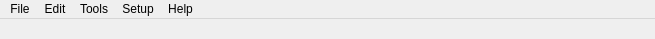
<?xml version="1.0" encoding="UTF-8"?>
<ui version="4.0">
 <class>LeapProjectWindow</class>
 <widget class="QMainWindow" name="LeapProjectWindow">
  <property name="geometry">
   <rect>
    <x>0</x>
    <y>0</y>
    <width>655</width>
    <height>39</height>
   </rect>
  </property>
  <property name="font">
   <font>
    <pointsize>9</pointsize>
   </font>
  </property>
  <property name="windowTitle">
   <string>LeapProjectWindow</string>
  </property>
  <property name="windowIcon">
   <iconset>
    <normaloff>:/images/NemesisCore/MainIcon.png</normaloff>:/images/NemesisCore/MainIcon.png</iconset>
  </property>
  <property name="dockNestingEnabled">
   <bool>true</bool>
  </property>
  <property name="dockOptions">
   <set>QMainWindow::AllowNestedDocks|QMainWindow::AllowTabbedDocks|QMainWindow::AnimatedDocks</set>
  </property>
  <widget class="QWidget" name="centralwidget"/>
  <widget class="QMenuBar" name="menuBar">
   <property name="geometry">
    <rect>
     <x>0</x>
     <y>0</y>
     <width>655</width>
     <height>23</height>
    </rect>
   </property>
   <widget class="QMenu" name="menuFile">
    <property name="title">
     <string>File</string>
    </property>
    <widget class="QMenu" name="menuOpenRecent">
     <property name="title">
      <string>Open Recent</string>
     </property>
     <addaction name="actionEmptyRecentList"/>
    </widget>
    <addaction name="actionNewMolecule"/>
    <addaction name="actionNewProject"/>
    <addaction name="separator"/>
    <addaction name="actionOpen"/>
    <addaction name="menuOpenRecent"/>
    <addaction name="separator"/>
    <addaction name="actionSave"/>
    <addaction name="actionSaveAs"/>
    <addaction name="actionSaveAll"/>
    <addaction name="separator"/>
    <addaction name="actionClose"/>
    <addaction name="actionCloseAll"/>
    <addaction name="separator"/>
    <addaction name="actionProjectInfo"/>
    <addaction name="separator"/>
    <addaction name="actionQuit"/>
   </widget>
   <widget class="QMenu" name="menuHelp">
    <property name="title">
     <string>Help</string>
    </property>
    <addaction name="actionNemesisHelp"/>
    <addaction name="separator"/>
    <addaction name="actionAboutNemesis"/>
    <addaction name="actionAboutQt"/>
   </widget>
   <widget class="QMenu" name="menuEdit">
    <property name="title">
     <string>Edit</string>
    </property>
    <addaction name="actionUndo"/>
    <addaction name="actionRedo"/>
   </widget>
   <widget class="QMenu" name="menuSetup">
    <property name="title">
     <string>Setup</string>
    </property>
    <widget class="QMenu" name="menuToolBars">
     <property name="title">
      <string>Toolbars</string>
     </property>
     <addaction name="actionToolbarsConfig"/>
    </widget>
    <addaction name="menuToolBars"/>
    <addaction name="actionSaveLayout"/>
   </widget>
   <widget class="QMenu" name="menuTools">
    <property name="title">
     <string>Tools</string>
    </property>
    <addaction name="actionErrorConsoleWP"/>
    <addaction name="actionPluginDatabaseWP"/>
    <addaction name="actionJavascriptConsoleWP"/>
   </widget>
   <addaction name="menuFile"/>
   <addaction name="menuEdit"/>
   <addaction name="menuTools"/>
   <addaction name="menuSetup"/>
   <addaction name="menuHelp"/>
  </widget>
  <action name="actionNewMolecule">
   <property name="icon">
    <iconset>
     <normaloff>:/images/NemesisCore/window/LeapProjectWindow/file/filenew.png</normaloff>:/images/NemesisCore/window/LeapProjectWindow/file/filenew.png</iconset>
   </property>
   <property name="text">
    <string>New Structure</string>
   </property>
   <property name="shortcut">
    <string>Ctrl+N</string>
   </property>
  </action>
  <action name="actionOpen">
   <property name="enabled">
    <bool>true</bool>
   </property>
   <property name="icon">
    <iconset>
     <normaloff>:/images/NemesisCore/window/LeapProjectWindow/file/fileopen.png</normaloff>:/images/NemesisCore/window/LeapProjectWindow/file/fileopen.png</iconset>
   </property>
   <property name="text">
    <string>Open ...</string>
   </property>
  </action>
  <action name="actionSave">
   <property name="enabled">
    <bool>true</bool>
   </property>
   <property name="icon">
    <iconset>
     <normaloff>:/images/NemesisCore/window/LeapProjectWindow/file/filesave.png</normaloff>:/images/NemesisCore/window/LeapProjectWindow/file/filesave.png</iconset>
   </property>
   <property name="text">
    <string>Save</string>
   </property>
  </action>
  <action name="actionQuit">
   <property name="icon">
    <iconset>
     <normaloff>:/images/NemesisCore/window/LeapProjectWindow/file/exit.png</normaloff>:/images/NemesisCore/window/LeapProjectWindow/file/exit.png</iconset>
   </property>
   <property name="text">
    <string>Quit</string>
   </property>
   <property name="whatsThis">
    <string comment="Click to quit window"/>
   </property>
   <property name="shortcut">
    <string>Ctrl+Q</string>
   </property>
  </action>
  <action name="actionAboutNemesis">
   <property name="icon">
    <iconset>
     <normaloff>:/images/NemesisCore/window/LeapProjectWindow/help/about_nemesis.png</normaloff>:/images/NemesisCore/window/LeapProjectWindow/help/about_nemesis.png</iconset>
   </property>
   <property name="text">
    <string>About Nemesis</string>
   </property>
  </action>
  <action name="actionNewProject">
   <property name="icon">
    <iconset>
     <normaloff>:/images/NemesisCore/window/LeapProjectWindow/file/projectnew.png</normaloff>:/images/NemesisCore/window/LeapProjectWindow/file/projectnew.png</iconset>
   </property>
   <property name="text">
    <string>New Project ...</string>
   </property>
  </action>
  <action name="actionSaveAs">
   <property name="enabled">
    <bool>true</bool>
   </property>
   <property name="icon">
    <iconset>
     <normaloff>:/images/NemesisCore/window/LeapProjectWindow/file/filesaveas.png</normaloff>:/images/NemesisCore/window/LeapProjectWindow/file/filesaveas.png</iconset>
   </property>
   <property name="text">
    <string>Save as ...</string>
   </property>
  </action>
  <action name="actionSaveAll">
   <property name="enabled">
    <bool>true</bool>
   </property>
   <property name="icon">
    <iconset>
     <normaloff>:/images/NemesisCore/window/LeapProjectWindow/file/save_all.png</normaloff>:/images/NemesisCore/window/LeapProjectWindow/file/save_all.png</iconset>
   </property>
   <property name="text">
    <string>Save all</string>
   </property>
  </action>
  <action name="actionClose">
   <property name="enabled">
    <bool>true</bool>
   </property>
   <property name="icon">
    <iconset>
     <normaloff>:/images/NemesisCore/window/LeapProjectWindow/file/fileclose.png</normaloff>:/images/NemesisCore/window/LeapProjectWindow/file/fileclose.png</iconset>
   </property>
   <property name="text">
    <string>Close</string>
   </property>
  </action>
  <action name="actionCloseAll">
   <property name="enabled">
    <bool>true</bool>
   </property>
   <property name="icon">
    <iconset>
     <normaloff>:/images/NemesisCore/window/LeapProjectWindow/file/fileclose_all.png</normaloff>:/images/NemesisCore/window/LeapProjectWindow/file/fileclose_all.png</iconset>
   </property>
   <property name="text">
    <string>Close all</string>
   </property>
  </action>
  <action name="actionUndo">
   <property name="enabled">
    <bool>true</bool>
   </property>
   <property name="icon">
    <iconset>
     <normaloff>:/images/NemesisCore/window/LeapProjectWindow/edit/undo.png</normaloff>:/images/NemesisCore/window/LeapProjectWindow/edit/undo.png</iconset>
   </property>
   <property name="text">
    <string>Undo</string>
   </property>
  </action>
  <action name="actionRedo">
   <property name="enabled">
    <bool>true</bool>
   </property>
   <property name="icon">
    <iconset>
     <normaloff>:/images/NemesisCore/window/LeapProjectWindow/edit/redo.png</normaloff>:/images/NemesisCore/window/LeapProjectWindow/edit/redo.png</iconset>
   </property>
   <property name="text">
    <string>Redo</string>
   </property>
  </action>
  <action name="actionNemesisHelp">
   <property name="enabled">
    <bool>true</bool>
   </property>
   <property name="icon">
    <iconset>
     <normaloff>:/images/NemesisCore/window/LeapProjectWindow/help/help.png</normaloff>:/images/NemesisCore/window/LeapProjectWindow/help/help.png</iconset>
   </property>
   <property name="text">
    <string>Nemesis help ...</string>
   </property>
  </action>
  <action name="actionProjectInfo">
   <property name="enabled">
    <bool>true</bool>
   </property>
   <property name="icon">
    <iconset>
     <normaloff>:/images/NemesisCore/window/LeapProjectWindow/projects/info.png</normaloff>:/images/NemesisCore/window/LeapProjectWindow/projects/info.png</iconset>
   </property>
   <property name="text">
    <string>Project Info</string>
   </property>
  </action>
  <action name="actionErrorConsoleWP">
   <property name="checkable">
    <bool>true</bool>
   </property>
   <property name="icon">
    <iconset>
     <normaloff>:/images/NemesisCore/window/LeapProjectWindow/tools/error.png</normaloff>:/images/NemesisCore/window/LeapProjectWindow/tools/error.png</iconset>
   </property>
   <property name="text">
    <string>Error Console</string>
   </property>
  </action>
  <action name="actionPluginDatabaseWP">
   <property name="checkable">
    <bool>true</bool>
   </property>
   <property name="icon">
    <iconset>
     <normaloff>:/images/NemesisCore/window/LeapProjectWindow/tools/plugins.png</normaloff>:/images/NemesisCore/window/LeapProjectWindow/tools/plugins.png</iconset>
   </property>
   <property name="text">
    <string>Plugin Database</string>
   </property>
  </action>
  <action name="actionUnitSetup">
   <property name="icon">
    <iconset>
     <normaloff>:/images/NemesisCore/window/LeapProjectWindow/setup/quantity_setup.png</normaloff>:/images/NemesisCore/window/LeapProjectWindow/setup/quantity_setup.png</iconset>
   </property>
   <property name="text">
    <string>Quantity Unit Preferences</string>
   </property>
  </action>
  <action name="actionGraphicsSetup">
   <property name="icon">
    <iconset>
     <normaloff>:/images/NemesisCore/window/LeapProjectWindow/setup/graphics_setup.png</normaloff>:/images/NemesisCore/window/LeapProjectWindow/setup/graphics_setup.png</iconset>
   </property>
   <property name="text">
    <string>Graphics Preferences</string>
   </property>
  </action>
  <action name="actionBuildWP1">
   <property name="checkable">
    <bool>true</bool>
   </property>
   <property name="icon">
    <iconset>
     <normaloff>:/images/NemesisCore/window/LeapProjectWindow/tools/build.png</normaloff>:/images/NemesisCore/window/LeapProjectWindow/tools/build.png</iconset>
   </property>
   <property name="text">
    <string>Build Structure</string>
   </property>
  </action>
  <action name="actionGeometryWP1">
   <property name="checkable">
    <bool>true</bool>
   </property>
   <property name="icon">
    <iconset>
     <normaloff>:/images/NemesisCore/window/LeapProjectWindow/tools/geom_measure.png</normaloff>:/images/NemesisCore/window/LeapProjectWindow/tools/geom_measure.png</iconset>
   </property>
   <property name="text">
    <string>Geometry Measurements</string>
   </property>
  </action>
  <action name="actionObjectInspectorWP">
   <property name="checkable">
    <bool>true</bool>
   </property>
   <property name="icon">
    <iconset>
     <normaloff>:/images/NemesisCore/window/LeapProjectWindow/tools/object_insp.png</normaloff>:/images/NemesisCore/window/LeapProjectWindow/tools/object_insp.png</iconset>
   </property>
   <property name="text">
    <string>Object Inspector</string>
   </property>
  </action>
  <action name="actionPeriodicTableWP">
   <property name="checkable">
    <bool>true</bool>
   </property>
   <property name="icon">
    <iconset>
     <normaloff>:/images/NemesisCore/window/LeapProjectWindow/tools/periodic_table.png</normaloff>:/images/NemesisCore/window/LeapProjectWindow/tools/periodic_table.png</iconset>
   </property>
   <property name="text">
    <string>Periodic Table</string>
   </property>
  </action>
  <action name="actionAboutQt">
   <property name="icon">
    <iconset>
     <normaloff>:/images/NemesisCore/window/LeapProjectWindow/help/about_qt.png</normaloff>:/images/NemesisCore/window/LeapProjectWindow/help/about_qt.png</iconset>
   </property>
   <property name="text">
    <string>About Qt</string>
   </property>
  </action>
  <action name="actionGlobalSetup">
   <property name="icon">
    <iconset>
     <normaloff>:/images/NemesisCore/window/LeapProjectWindow/setup/global_setup.png</normaloff>:/images/NemesisCore/window/LeapProjectWindow/setup/global_setup.png</iconset>
   </property>
   <property name="text">
    <string>Global Preferences</string>
   </property>
  </action>
  <action name="actionCutStructure">
   <property name="enabled">
    <bool>true</bool>
   </property>
   <property name="icon">
    <iconset>
     <normaloff>:/images/NemesisCore/window/LeapProjectWindow/edit/editcut.png</normaloff>:/images/NemesisCore/window/LeapProjectWindow/edit/editcut.png</iconset>
   </property>
   <property name="text">
    <string>Cut Structure</string>
   </property>
  </action>
  <action name="actionPasteStructure">
   <property name="enabled">
    <bool>true</bool>
   </property>
   <property name="icon">
    <iconset>
     <normaloff>:/images/NemesisCore/window/LeapProjectWindow/edit/editpaste.png</normaloff>:/images/NemesisCore/window/LeapProjectWindow/edit/editpaste.png</iconset>
   </property>
   <property name="text">
    <string>Paste Structure</string>
   </property>
  </action>
  <action name="actionDeleteStructure">
   <property name="enabled">
    <bool>true</bool>
   </property>
   <property name="icon">
    <iconset>
     <normaloff>:/images/NemesisCore/window/LeapProjectWindow/edit/edittrash.png</normaloff>:/images/NemesisCore/window/LeapProjectWindow/edit/edittrash.png</iconset>
   </property>
   <property name="text">
    <string>Delete Structure</string>
   </property>
  </action>
  <action name="actionAutofitScene">
   <property name="icon">
    <iconset>
     <normaloff>:/images/NemesisCore/window/LeapProjectWindow/graphics/autofit_scene.png</normaloff>:/images/NemesisCore/window/LeapProjectWindow/graphics/autofit_scene.png</iconset>
   </property>
   <property name="text">
    <string>Autofit Scene</string>
   </property>
  </action>
  <action name="actionColorSetup">
   <property name="icon">
    <iconset>
     <normaloff>:/images/NemesisCore/window/LeapProjectWindow/setup/color_setup.png</normaloff>:/images/NemesisCore/window/LeapProjectWindow/setup/color_setup.png</iconset>
   </property>
   <property name="text">
    <string>Color Preferences</string>
   </property>
  </action>
  <action name="actionCopyStructure">
   <property name="enabled">
    <bool>true</bool>
   </property>
   <property name="icon">
    <iconset>
     <normaloff>:/images/NemesisCore/window/LeapProjectWindow/edit/editcopy.png</normaloff>:/images/NemesisCore/window/LeapProjectWindow/edit/editcopy.png</iconset>
   </property>
   <property name="text">
    <string>Copy Structure</string>
   </property>
  </action>
  <action name="actionBuildWP2">
   <property name="checkable">
    <bool>true</bool>
   </property>
   <property name="icon">
    <iconset>
     <normaloff>:/images/NemesisCore/window/LeapProjectWindow/tools/build.png</normaloff>:/images/NemesisCore/window/LeapProjectWindow/tools/build.png</iconset>
   </property>
   <property name="text">
    <string>Build structure</string>
   </property>
  </action>
  <action name="actionAddHydrogens">
   <property name="text">
    <string>Add Hydrogens</string>
   </property>
  </action>
  <action name="actionRemoveHydrogens">
   <property name="text">
    <string>Remove Hydrogens</string>
   </property>
  </action>
  <action name="actionGeometryWP2">
   <property name="checkable">
    <bool>true</bool>
   </property>
   <property name="icon">
    <iconset>
     <normaloff>:/images/NemesisCore/window/LeapProjectWindow/tools/geom_measure.png</normaloff>:/images/NemesisCore/window/LeapProjectWindow/tools/geom_measure.png</iconset>
   </property>
   <property name="text">
    <string>Measure</string>
   </property>
  </action>
  <action name="actionOptimize">
   <property name="enabled">
    <bool>true</bool>
   </property>
   <property name="text">
    <string>Optimize</string>
   </property>
  </action>
  <action name="actionAlignPrincipalAxes">
   <property name="enabled">
    <bool>true</bool>
   </property>
   <property name="text">
    <string>Align Principal Axes</string>
   </property>
  </action>
  <action name="actionActiveProfileInfo">
   <property name="text">
    <string>Active Profile Info</string>
   </property>
  </action>
  <action name="actionJobListWP">
   <property name="checkable">
    <bool>true</bool>
   </property>
   <property name="text">
    <string>Job List</string>
   </property>
  </action>
  <action name="actionSaveLayout">
   <property name="text">
    <string>Save Layout</string>
   </property>
  </action>
  <action name="actionToolbarsConfig">
   <property name="text">
    <string>Toolbars Config</string>
   </property>
  </action>
  <action name="actionEmptyRecentList">
   <property name="text">
    <string>Clear list</string>
   </property>
  </action>
  <action name="actionSelectMode">
   <property name="checkable">
    <bool>true</bool>
   </property>
   <property name="text">
    <string>Select Mode</string>
   </property>
  </action>
  <action name="actionRotateMode">
   <property name="checkable">
    <bool>true</bool>
   </property>
   <property name="text">
    <string>Rotate Mode</string>
   </property>
  </action>
  <action name="actionTranslateMode">
   <property name="checkable">
    <bool>true</bool>
   </property>
   <property name="text">
    <string>Translate Mode</string>
   </property>
  </action>
  <action name="actionSRTMode">
   <property name="checkable">
    <bool>true</bool>
   </property>
   <property name="text">
    <string>SRT Mode</string>
   </property>
  </action>
  <action name="actionObjectManipulation">
   <property name="checkable">
    <bool>true</bool>
   </property>
   <property name="text">
    <string>Object Manipulation</string>
   </property>
  </action>
  <action name="actionDirManipulation">
   <property name="checkable">
    <bool>true</bool>
   </property>
   <property name="text">
    <string>Direction Manipulation</string>
   </property>
  </action>
  <action name="actionMoleculeManipulation">
   <property name="checkable">
    <bool>true</bool>
   </property>
   <property name="text">
    <string>Structure Manipulation</string>
   </property>
  </action>
  <action name="actionCOMToOrigin">
   <property name="text">
    <string>COM to origin</string>
   </property>
  </action>
  <action name="actionCOGToOrigin">
   <property name="text">
    <string>COG to origin</string>
   </property>
  </action>
  <action name="actionMirrorInXYPlane">
   <property name="text">
    <string>XY plane</string>
   </property>
  </action>
  <action name="actionMirrorInXZPlane">
   <property name="text">
    <string>XZ plane</string>
   </property>
  </action>
  <action name="actionMirrorInYZPlane">
   <property name="enabled">
    <bool>false</bool>
   </property>
   <property name="text">
    <string>YZ plane</string>
   </property>
  </action>
  <action name="actionLockTopology">
   <property name="checkable">
    <bool>true</bool>
   </property>
   <property name="text">
    <string>Topology</string>
   </property>
  </action>
  <action name="actionLockGraphics">
   <property name="checkable">
    <bool>true</bool>
   </property>
   <property name="text">
    <string>Graphics</string>
   </property>
  </action>
  <action name="actionDeleteAll">
   <property name="text">
    <string>Delete All</string>
   </property>
  </action>
  <action name="actionAddBonds">
   <property name="text">
    <string>Add Single Bonds</string>
   </property>
  </action>
  <action name="actionRemoveBonds">
   <property name="text">
    <string>Remove Bonds</string>
   </property>
  </action>
  <action name="actionObjectProperties">
   <property name="checkable">
    <bool>true</bool>
   </property>
   <property name="text">
    <string>Object Properties</string>
   </property>
  </action>
  <action name="actionRotateAroundXAxisClockwise">
   <property name="text">
    <string>X Axis Clockwise</string>
   </property>
  </action>
  <action name="actionRotateAroundXAxisAnticlockwise">
   <property name="text">
    <string>X Axis Anticlockwise</string>
   </property>
  </action>
  <action name="actionRotateAroundYAxisAnticlockwise">
   <property name="text">
    <string>Y Axis Anticlockwise</string>
   </property>
  </action>
  <action name="actionRotateAroundZAxisAnticlockwise">
   <property name="text">
    <string>Z Axis Anticlockwise</string>
   </property>
  </action>
  <action name="actionRotateAroundYAxisClockwise">
   <property name="text">
    <string>Y Axis Clockwise</string>
   </property>
  </action>
  <action name="actionRotateAroundZAxisClockwise">
   <property name="text">
    <string>Z Axis Clockwise</string>
   </property>
  </action>
  <action name="actionAddPolarHydrogens">
   <property name="text">
    <string>Add Polar Hydrogens</string>
   </property>
  </action>
  <action name="actionMoleculeInfo">
   <property name="text">
    <string>Structure Info</string>
   </property>
  </action>
  <action name="actionSelectNone">
   <property name="text">
    <string>Select None</string>
   </property>
  </action>
  <action name="actionSelectStructure">
   <property name="checkable">
    <bool>true</bool>
   </property>
   <property name="text">
    <string>Select Structure</string>
   </property>
  </action>
  <action name="actionSelectAtoms">
   <property name="checkable">
    <bool>true</bool>
   </property>
   <property name="text">
    <string>Select Atoms</string>
   </property>
  </action>
  <action name="actionSelectBonds">
   <property name="checkable">
    <bool>true</bool>
   </property>
   <property name="text">
    <string>Select Bonds</string>
   </property>
  </action>
  <action name="actionInvertSelection">
   <property name="text">
    <string>Invert Selection</string>
   </property>
  </action>
  <action name="actionSelectGraphicsObjects">
   <property name="checkable">
    <bool>true</bool>
   </property>
   <property name="text">
    <string>Select Graphics Objects</string>
   </property>
  </action>
  <action name="actionSelectionListWP2">
   <property name="checkable">
    <bool>true</bool>
   </property>
   <property name="text">
    <string>View Selection List</string>
   </property>
  </action>
  <action name="actionSelectResidues">
   <property name="checkable">
    <bool>true</bool>
   </property>
   <property name="text">
    <string>Select Residues</string>
   </property>
  </action>
  <action name="actionCompleteMolecules">
   <property name="text">
    <string>Complete Molecules</string>
   </property>
  </action>
  <action name="actionSelectAtomsAndBonds">
   <property name="checkable">
    <bool>true</bool>
   </property>
   <property name="text">
    <string>Select Atoms and Bonds</string>
   </property>
  </action>
  <action name="actionRender">
   <property name="enabled">
    <bool>true</bool>
   </property>
   <property name="text">
    <string>Render ...</string>
   </property>
  </action>
  <action name="actionGeoManipWP1">
   <property name="checkable">
    <bool>true</bool>
   </property>
   <property name="text">
    <string>Geometry Manipulation</string>
   </property>
  </action>
  <action name="actionCompleteBonds">
   <property name="text">
    <string>Complete Bonds</string>
   </property>
  </action>
  <action name="actionSelectionListWP1">
   <property name="checkable">
    <bool>true</bool>
   </property>
   <property name="text">
    <string>Selection List</string>
   </property>
  </action>
  <action name="actionLockDescription">
   <property name="checkable">
    <bool>true</bool>
   </property>
   <property name="text">
    <string>Description</string>
   </property>
  </action>
  <action name="actionRestraint_manager">
   <property name="checkable">
    <bool>true</bool>
   </property>
   <property name="text">
    <string>Restraint Manager</string>
   </property>
  </action>
  <action name="actionGeoManipWP2">
   <property name="checkable">
    <bool>true</bool>
   </property>
   <property name="text">
    <string>Geometry Manipulation</string>
   </property>
  </action>
  <action name="actionEnable_Restraints">
   <property name="checkable">
    <bool>true</bool>
   </property>
   <property name="text">
    <string>Enable Restraints</string>
   </property>
  </action>
  <action name="actionClearSelection">
   <property name="text">
    <string>Clear Selection</string>
   </property>
  </action>
  <action name="actionCompleteValences">
   <property name="text">
    <string>Complete Valences</string>
   </property>
  </action>
  <action name="actionLockGeometry">
   <property name="checkable">
    <bool>true</bool>
   </property>
   <property name="text">
    <string>Geometry</string>
   </property>
  </action>
  <action name="actionGraphicsManager1">
   <property name="checkable">
    <bool>true</bool>
   </property>
   <property name="text">
    <string>Graphics Manager</string>
   </property>
  </action>
  <action name="actionJavascriptConsoleWP">
   <property name="checkable">
    <bool>true</bool>
   </property>
   <property name="icon">
    <iconset>
     <normaloff>:/images/NemesisCore/window/LeapProjectWindow/tools/javascript.png</normaloff>:/images/NemesisCore/window/LeapProjectWindow/tools/javascript.png</iconset>
   </property>
   <property name="text">
    <string>Javascript Console</string>
   </property>
  </action>
  <action name="actionConvertTo2DWP">
   <property name="checkable">
    <bool>true</bool>
   </property>
   <property name="icon">
    <iconset>
     <normaloff>:/images/NemesisCore/window/LeapProjectWindow/tools/convert_to_2d.png</normaloff>:/images/NemesisCore/window/LeapProjectWindow/tools/convert_to_2d.png</iconset>
   </property>
   <property name="text">
    <string>Convert To 2D Window</string>
   </property>
  </action>
  <action name="actionDeleteSelected">
   <property name="text">
    <string>Delete Selected</string>
   </property>
  </action>
  <action name="actionFreezeAllAtoms">
   <property name="text">
    <string>All Atoms</string>
   </property>
  </action>
  <action name="actionFreezeSelectedAtoms">
   <property name="text">
    <string>Selected Atoms</string>
   </property>
  </action>
  <action name="actionUnfreezeAllAtoms">
   <property name="text">
    <string>All Atoms</string>
   </property>
  </action>
  <action name="actionUnfreezeSelectedAtoms">
   <property name="text">
    <string>Selected Atoms</string>
   </property>
  </action>
  <action name="actionManipulateAllAtoms">
   <property name="checkable">
    <bool>true</bool>
   </property>
   <property name="text">
    <string>Manipulate All Atoms</string>
   </property>
  </action>
  <action name="actionManipulateSelectedAtoms">
   <property name="checkable">
    <bool>true</bool>
   </property>
   <property name="text">
    <string>Manipulate Selected Atoms</string>
   </property>
  </action>
  <action name="actionManipulateFragments">
   <property name="checkable">
    <bool>true</bool>
   </property>
   <property name="text">
    <string>Manipulate Fragments</string>
   </property>
  </action>
  <action name="actionStereoOff">
   <property name="checkable">
    <bool>true</bool>
   </property>
   <property name="text">
    <string>Off</string>
   </property>
  </action>
  <action name="actionStereoQuadBuffered">
   <property name="checkable">
    <bool>true</bool>
   </property>
   <property name="text">
    <string>QuadBuffered</string>
   </property>
  </action>
  <action name="actionNewProfile">
   <property name="text">
    <string>New Profile</string>
   </property>
  </action>
  <action name="actionNewObjectGlobalScope">
   <property name="enabled">
    <bool>true</bool>
   </property>
   <property name="text">
    <string>Global Scope</string>
   </property>
  </action>
  <action name="actionNewObjectActiveProfile">
   <property name="text">
    <string>Active Profile</string>
   </property>
  </action>
  <action name="actionFullScreen">
   <property name="checkable">
    <bool>true</bool>
   </property>
   <property name="text">
    <string>Full Screen</string>
   </property>
  </action>
  <action name="actionFreezedHideAll">
   <property name="checkable">
    <bool>false</bool>
   </property>
   <property name="text">
    <string>Hide All</string>
   </property>
  </action>
  <action name="actionFreezedShowAll">
   <property name="checkable">
    <bool>false</bool>
   </property>
   <property name="text">
    <string>Show All</string>
   </property>
  </action>
  <action name="actionRestraintsHideAll">
   <property name="text">
    <string>Hide All</string>
   </property>
  </action>
  <action name="actionRestraintsShowAll">
   <property name="text">
    <string>Show All</string>
   </property>
  </action>
  <action name="actionNewModelWires">
   <property name="text">
    <string>Wires</string>
   </property>
  </action>
  <action name="actionNewModelWiresAndBalls">
   <property name="text">
    <string>Wires and Balls</string>
   </property>
  </action>
  <action name="actionNewModelTubes">
   <property name="text">
    <string>Tubes</string>
   </property>
  </action>
  <action name="actionNewModelTubesAndBalls">
   <property name="text">
    <string>Tubes and Balls</string>
   </property>
  </action>
  <action name="actionNewModelPoints">
   <property name="text">
    <string>Points</string>
   </property>
  </action>
  <action name="actionNewModelSpheres">
   <property name="text">
    <string>Spheres</string>
   </property>
  </action>
  <action name="actionLabelsHidelAll">
   <property name="text">
    <string>Hidel All</string>
   </property>
  </action>
  <action name="actionLabelsShowAll">
   <property name="text">
    <string>Show All</string>
   </property>
  </action>
  <action name="actionPrimaryModelInfo">
   <property name="text">
    <string>Primary Model Info</string>
   </property>
  </action>
  <action name="actionPrimaryLabelsInfo">
   <property name="text">
    <string>Primary Labels Info</string>
   </property>
  </action>
  <action name="actionPrimaryAxesInfo">
   <property name="text">
    <string>Primary Axes Info</string>
   </property>
  </action>
  <action name="actionStereoAnaglyphRB">
   <property name="checkable">
    <bool>true</bool>
   </property>
   <property name="text">
    <string>Anaglyph Red/Blue</string>
   </property>
  </action>
  <action name="actionStereoSwapEyes">
   <property name="checkable">
    <bool>true</bool>
   </property>
   <property name="text">
    <string>Swap eyes</string>
   </property>
  </action>
  <action name="actionGraphicsManager2">
   <property name="checkable">
    <bool>true</bool>
   </property>
   <property name="text">
    <string>Graphics Manager</string>
   </property>
  </action>
  <action name="actionAtomManipulation">
   <property name="checkable">
    <bool>true</bool>
   </property>
   <property name="text">
    <string>Atom Manipulation</string>
   </property>
  </action>
  <action name="actionCOMToBoxCenter">
   <property name="text">
    <string>COM to box center</string>
   </property>
  </action>
  <action name="actionCOGToBoxCenter">
   <property name="text">
    <string>COG to box center</string>
   </property>
  </action>
  <action name="actionResidueEditor">
   <property name="text">
    <string>Residue Editor</string>
   </property>
  </action>
  <action name="actionNewResidue">
   <property name="text">
    <string>New</string>
   </property>
  </action>
  <action name="actionNewResidueFromSelectedAtoms">
   <property name="text">
    <string>From Selected Atoms</string>
   </property>
  </action>
  <action name="actionDeleted_Selected">
   <property name="text">
    <string>Delete Selected</string>
   </property>
  </action>
  <action name="actionResidueListEditor">
   <property name="text">
    <string>Residue List Editor</string>
   </property>
  </action>
  <action name="actionFreezeHeavyAtoms">
   <property name="text">
    <string>Heavy Atoms</string>
   </property>
  </action>
  <action name="actionSelectByMaskWP">
   <property name="checkable">
    <bool>true</bool>
   </property>
   <property name="text">
    <string>Select By Mask</string>
   </property>
  </action>
  <action name="actionSelectAtomsBySymbol">
   <property name="text">
    <string>Symbol ...</string>
   </property>
  </action>
  <action name="actionSelectAtomsByName">
   <property name="text">
    <string>Name ...</string>
   </property>
  </action>
  <action name="actionSelectAtomsByType">
   <property name="text">
    <string>Type ...</string>
   </property>
  </action>
  <action name="actionSelectAtomsByMask">
   <property name="text">
    <string>Mask ...</string>
   </property>
  </action>
  <action name="actionSelectBondsByOrder">
   <property name="text">
    <string>Bond Order ...</string>
   </property>
  </action>
  <action name="actionSelectBondsByName">
   <property name="text">
    <string>Name ...</string>
   </property>
  </action>
  <action name="actionSelectResiduesByName">
   <property name="text">
    <string>Name ...</string>
   </property>
  </action>
  <action name="actionSelectResiduesByMask">
   <property name="text">
    <string>Mask ...</string>
   </property>
  </action>
  <action name="actionSelectGraphicsObjectsByName">
   <property name="text">
    <string>Name ...</string>
   </property>
  </action>
  <action name="actionSelectGraphicsObjectsByType">
   <property name="text">
    <string>Type ...</string>
   </property>
  </action>
  <action name="actionInsertSMILES">
   <property name="text">
    <string>SMILES ...</string>
   </property>
  </action>
  <action name="actionInsertInChI">
   <property name="text">
    <string>InChI ...</string>
   </property>
  </action>
 </widget>
 <resources/>
 <connections/>
</ui>
